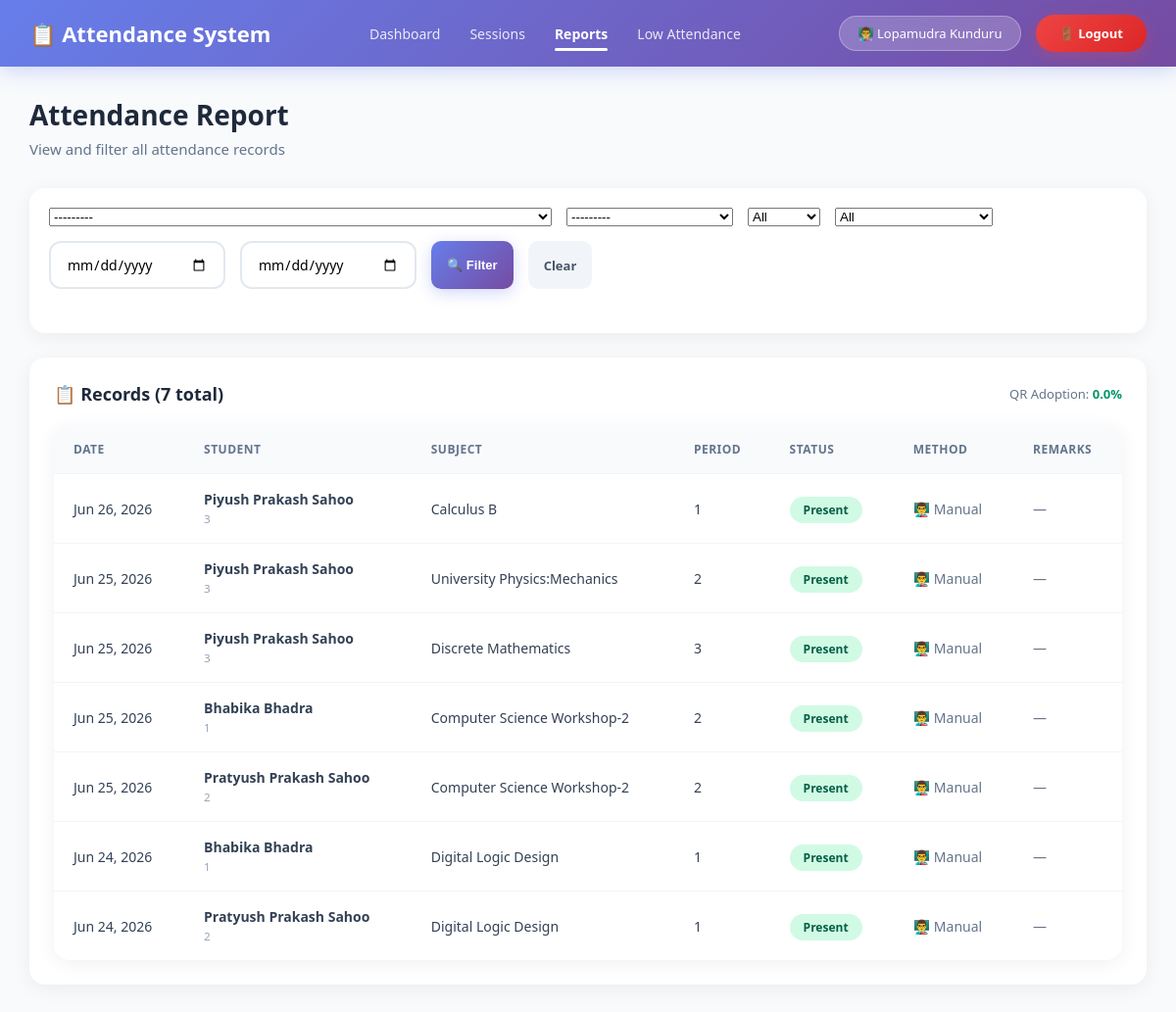
/attendance/report/ (signed in), run on an earlier commit of the app's database.
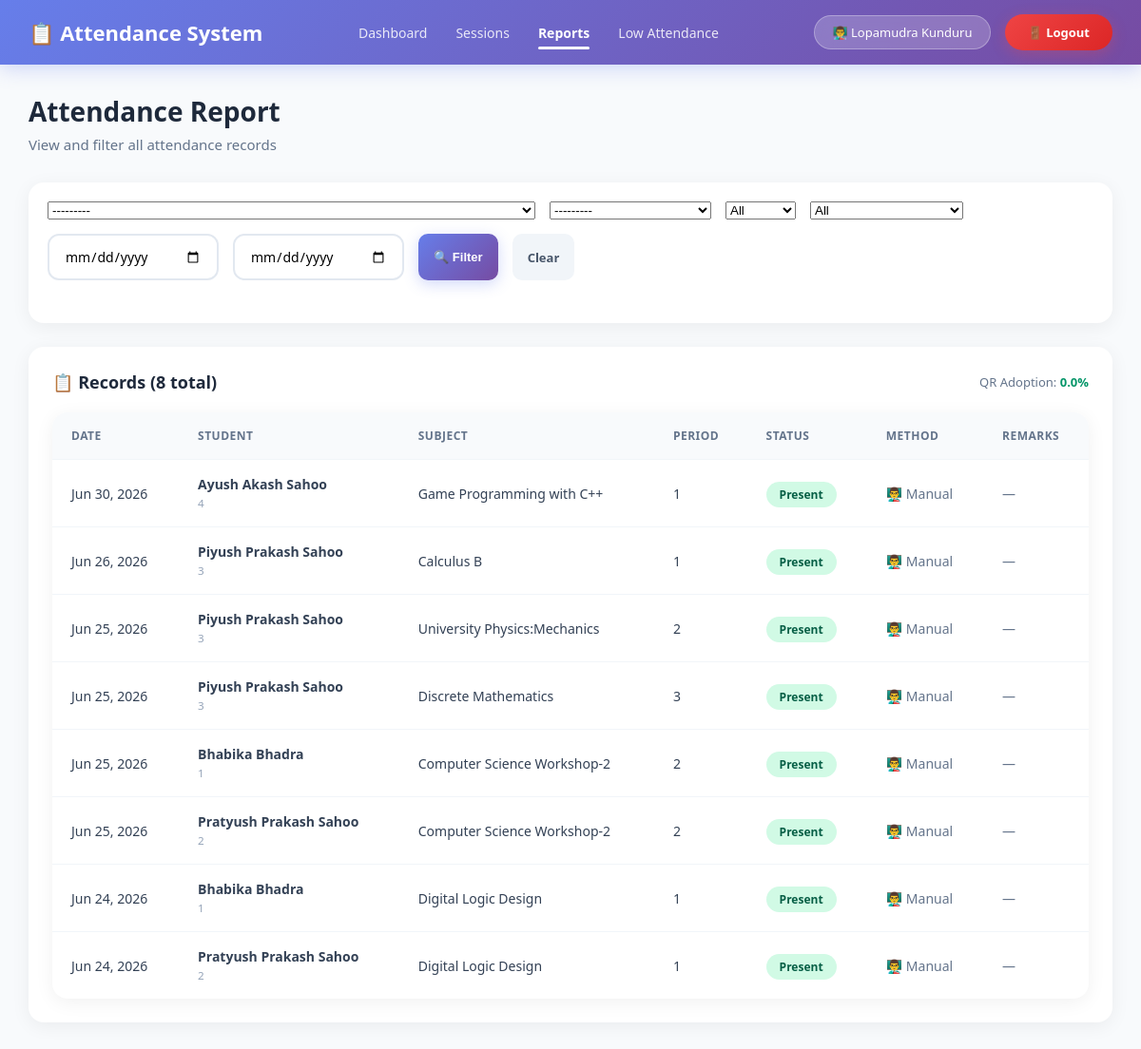
And on a later commit of the database.
### StudentManage_app/models.py (models this page shows, shortened)
class Attendance(models.Model):
    CHECKIN_METHODS = [
        ('manual', 'Manual (Teacher)'),
        ('qr_scan', 'QR Code Self Check-in'),
        ('bulk', 'Bulk Import'),
    ]
    STATUS_CHOICES = [
        ('Present', 'Present'),
        ('Absent', 'Absent'),
        ('Late', 'Late'),
        ('Excused', 'Excused'),
    ]
    session = models.ForeignKey(AttendanceSession, on_delete=models.CASCADE, related_name='records', null=True, blank=True)
    student = models.ForeignKey('Student', on_delete=models.CASCADE, related_name='attendances')
    status = models.CharField(max_length=10, choices=STATUS_CHOICES, default='Absent')
    remarks = models.TextField(blank=True, null=True)
    checkin_method = models.CharField(max_length=20, choices=CHECKIN_METHODS, default='manual')
    checked_in_at = models.DateTimeField(null=True, blank=True)
    marked_by = models.ForeignKey('Teacher', on_delete=models.SET_NULL, null=True, blank=True, related_name='attendance_marked')
    class Meta:
        unique_together = ['session', 'student']
        ordering = ['-session__date', 'student__roll_no']

class AttendanceSession(models.Model):
    SESSION_STATUS = [
        ('scheduled', 'Scheduled'),
        ('ongoing', 'Ongoing'),
        ('completed', 'Completed'),
        ('cancelled', 'Cancelled'),
    ]
    subject = models.ForeignKey('Subject', on_delete=models.CASCADE, related_name='sessions')
    teacher = models.ForeignKey('Teacher', on_delete=models.CASCADE, related_name='sessions_taken')
    date = models.DateField(default=timezone.now)
    period = models.CharField(max_length=50)
    start_time = models.TimeField()
    end_time = models.TimeField()
    status = models.CharField(max_length=20, choices=SESSION_STATUS, default='scheduled')
    is_completed = models.BooleanField(default=False)
    total_students = models.IntegerField(default=0)
    present_count = models.IntegerField(default=0)
    absent_count = models.IntegerField(default=0)
    late_count = models.IntegerField(default=0)
    excused_count = models.IntegerField(default=0)
    qr_uuid = models.UUIDField( blank=True, null=True, unique=True, editable=False)
    qr_enabled = models.BooleanField(default=False)
    qr_expires_at = models.DateTimeField(null=True, blank=True)
    created_at = models.DateTimeField(auto_now_add=True,null=True, blank=True)
    updated_at = models.DateTimeField(auto_now=True)
    class Meta:
        unique_together = ['subject', 'teacher', 'date', 'period']
        ordering = ['-date', '-start_time']

class Student(models.Model):
    YEAR_CHOICES = (
        ('1st Year', '1st Year'),
        ('2nd Year', '2nd Year'),
        ('3rd Year', '3rd Year'),
        ('4th Year', '4th Year'),
    )
    GENDER_CHOICES = (
        ('Male', 'Male'),
        ('Female', 'Female'),
        ('Other', 'Other'),
    )
    name = models.CharField(max_length=100)
    roll_no = models.CharField(max_length=20, unique=True)
    email = models.EmailField(unique=True)
    phone = models.CharField(max_length=15)
    department = models.ForeignKey(Department, on_delete=models.CASCADE, related_name='students')
    year = models.CharField(max_length=20, choices=YEAR_CHOICES)
    gender = models.CharField(max_length=20, choices=GENDER_CHOICES)
    dob = models.DateField()
    address = models.TextField()
    photo = models.ImageField(upload_to='students/', blank=True, null=True)
    created_at = models.DateTimeField(auto_now_add=True,null=True,blank=True)
    class Meta:
        ordering = ['-name']
    def __str__(self):
        return self.name

class Subject(models.Model):
    department = models.ForeignKey(Department, on_delete=models.CASCADE, related_name='subjects', null=True, blank=True)
    YEAR_CHOICES = (
        ('1st Year', '1st Year'),
        ('2nd Year', '2nd Year'),
        ('3rd Year', '3rd Year'),
        ('4th Year', '4th Year'),
    )
    SEMESTER_CHOICES = (
        ('1st Semester', '1st Semester'),
        ('2nd Semester', '2nd Semester'),
        ('3rd Semester', '3rd Semester'),
        ('4th Semester', '4th Semester'),
        ('5th Semester', '5th Semester'),
        ('6th Semester', '6th Semester'),
        ('7th Semester', '7th Semester'),
        ('8th Semester', '8th Semester'),
    )
    semester = models.CharField(max_length=20, choices=SEMESTER_CHOICES, null=True, blank=True)
    year = models.CharField(max_length=20, choices=YEAR_CHOICES, null=True, blank=True)
    subject_name = models.CharField(max_length=100)
    subject_code = models.CharField(max_length=20)
    credits = models.IntegerField(default=3)
    class Meta:
        unique_together = ['department', 'subject_code']
        ordering = ['department__name', 'year', 'semester', 'subject_name']
    def __str__(self):
        dept_name = self.department.name if self.department else "No Dept"
        return f"{self.subject_name} ({dept_name})"

### StudentManage_app/views.py (the view, shortened to what this page needs)
# urls.py: path('attendance/report/', views.attendance_report, name='attendance_report'),
@teacher_login_required
def attendance_report(request):
    teacher = get_teacher(request)
    form = AttendanceFilterForm(request.GET or None)
    records = Attendance.objects.select_related(
        'student', 'session', 'session__subject'
    ).filter(session__teacher=teacher).order_by('-session__date')
    total_records = records.count()
    present_count = records.filter(status='Present').count()
    qr_count = records.filter(checkin_method='qr_scan').count()
    context = {
        'form': form,
        'records': records,
        'total_records': total_records,
        'present_count': present_count,
        'qr_adoption': round((qr_count / total_records * 100), 1) if total_records else 0,
        'teacher': teacher,
    }
    return render(request, 'StudentManage_app/attendance/attendance_report.html', context)

### StudentManage_app/forms.py
class AttendanceFilterForm(forms.Form):
    subject = forms.ModelChoiceField(
        queryset=Subject.objects.all(),
        required=False,
        widget=forms.Select(attrs={'class': 'form-select'})
    )
    student = forms.ModelChoiceField(
        queryset=Student.objects.all(),
        required=False,
        widget=forms.Select(attrs={'class': 'form-select'})
    )
    date_from = forms.DateField(
        required=False,
        widget=forms.DateInput(attrs={'type': 'date', 'class': 'form-control'})
    )
    date_to = forms.DateField(
        required=False,
        widget=forms.DateInput(attrs={'type': 'date', 'class': 'form-control'})
    )
    status = forms.ChoiceField(
        choices=[('', 'All')] + list(Attendance.STATUS_CHOICES),
        required=False,
        widget=forms.Select(attrs={'class': 'form-select'})
    )
    checkin_method = forms.ChoiceField(
        choices=[('', 'All')] + list(Attendance.CHECKIN_METHODS),
        required=False,
        widget=forms.Select(attrs={'class': 'form-select'})
    )

### StudentManage_app/templates/StudentManage_app/attendance/attendance_report.html (shortened to what this page needs)
{% extends 'StudentManage_app/attendance/base.html' %}
{% block content %}
<div class="page-header">
    <h1>Attendance Report</h1>
    <p>View and filter all attendance records</p>
</div>
<div class="card" style="padding: 20px;">
    <form method="get" class="filters">
        {{ form.subject }}
        {{ form.student }}
        {{ form.status }}
        {{ form.checkin_method }}
        {{ form.date_from }}
        {{ form.date_to }}
        <button type="submit" class="btn btn-primary btn-sm">🔍 Filter</button>
        <a href="{% url 'attendance_report' %}" class="btn btn-secondary btn-sm">Clear</a>
    </form>
</div>
<div class="card">
    <div class="card-header">
        <span class="card-title">📋 Records ({{ total_records }} total)</span>
        <span style="color: #64748b; font-size: 13px;">
            QR Adoption: <strong style="color: #059669;">{{ qr_adoption }}%</strong>
        </span>
    </div>
    <div class="table-container">
        <table>
            <thead>
                <tr>
                    <th>Date</th>
                    <th>Student</th>
                    <th>Subject</th>
                    <th>Period</th>
                    <th>Status</th>
                    <th>Method</th>
                    <th>Remarks</th>
                </tr>
            </thead>
            <tbody>
                {% for record in records %}
                <tr>
                    <td>{{ record.session.date|date:"M d, Y" }}</td>
                    <td>
                        <strong>{{ record.student.name }}</strong><br>
                        <small style="color: #94a3b8;">{{ record.student.roll_no }}</small>
                    </td>
                    <td>{{ record.session.subject.subject_name }}</td>
                    <td>{{ record.session.period }}</td>
                    <td>
                        <span class="badge
                            {% if record.status == 'Present' %}badge-success
                            {% elif record.status == 'Absent' %}badge-danger
                            {% elif record.status == 'Late' %}badge-warning
                            {% else %}badge-info{% endif %}">
                            {{ record.status }}
                        </span>
                    </td>
                    <td>
                        {% if record.checkin_method == 'qr_scan' %}
                            <span style="color: #059669;">📱 QR</span>
                        {% else %}
                            <span style="color: #64748b;">👨‍🏫 Manual</span>
                        {% endif %}
                    </td>
                    <td style="color: #64748b;">{{ record.remarks|default:"—" }}</td>
                </tr>
                {% endfor %}
            </tbody>
        </table>
    </div>
</div>
{% endblock %}

What changed in the data, as far as the page shows it:
added Attendance: session "Jun 30, 2026", student.name "Ayush Akash Sahoo", student.roll_no "4", session.subject.subject_name "Game Programming with C++", session.period "1", status "Present", checkin_method "👨‍🏫 Manual", remarks "—"
Also different on the page:
{{ total_records }}: "7" → "8"
